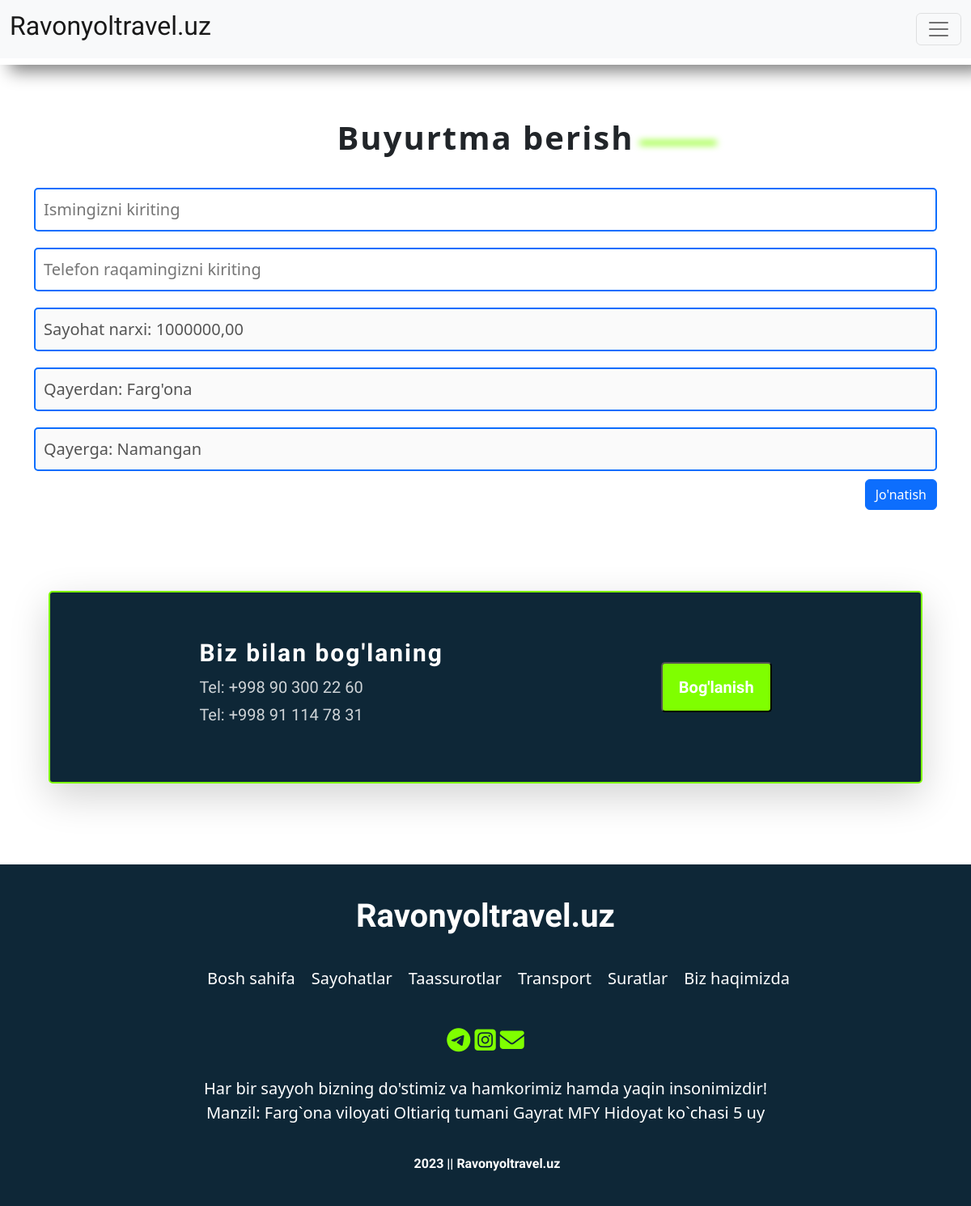
Page /new-order/14 (signed in) on the committed database.
### mainapp/models.py (models this page shows)
class Travel(models.Model):
    qayerdan = models.CharField(max_length=50, verbose_name="Qayerdan:")
    qayerga = models.CharField(max_length=50, verbose_name="Qayerga:")
    picture = models.ImageField(blank=True, verbose_name="Rasmni joylang:")
    qisqa_mal = models.TextField(verbose_name="Qisqacha ma'lumot:")
    davomiyligi = models.CharField(max_length=20, verbose_name="Sayohat davomiyligi:")
    narxi = models.DecimalField(max_digits=50, decimal_places=2, verbose_name="Sayohat narxi")
    toliq_mal = RichTextField(verbose_name="To'liq ma'lumot:")
    def __str__(self):
        return f'Sayohat {self.id} - {self.qayerdan} - {self.qayerga}'
    class Meta:
        verbose_name = "Sayohat"
        verbose_name_plural = "Sayohatlar"

### mainapp/views.py (the view, shortened to what this page needs)
# urls.py: path('new-order/<int:pk>', make_new_order, name='modal'),
def make_new_order(request, pk):
    status = -1
    place = Travel.objects.get(pk=pk)
    user = get_or_create_user(request)
    order = Order.objects.filter(user=user).filter(place=place).first()
    if order is not None:
        status = 0
    context = {
        'object': place,
        'status': status
    }
    return render(request, 'modal.html', context)

### mainapp/views.py (called while the page is built)
def get_or_create_user(request):
    user = request.session.get('user')
    if not user:
        user = str(uuid4())
        request.session['user'] = user
    user, _ = User.objects.get_or_create(username=user)
    return user

### templates/modal.html (shortened to what this page needs)
{% extends "base.html" %}
{% block content %}
    <div class="container modal-div">
        <div class="title">
            {% if status == 1 %}
                <p class="text-center text-success h2">Buyurtma muaffaqiyatli qo'shildi!</p>
            {% elif status == 0 %}
                <p class="text-center text-danger h2">Siz allaqachon buyurtma qilgansiz!</p>
            {% else %}
                <h1>Buyurtma berish<span class="blur-line"></span></h1>
            {% endif %}
        </div>
        <form action="" method="post"> {% csrf_token %}
            <div class="modal-body">
                <div class="form">
                    <input type="text" name="name" placeholder="Ismingizni kiriting" required autocomplete="off"
                           id="name">
                    <input type="number" name="phone_number" placeholder="Telefon raqamingizni kiriting" required
                           autocomplete="off" id="number">
                    <input type="text" name="number" placeholder="Sayohat narxi"
                           value="Sayohat narxi: {{ object.narxi }}" disabled readonly>
                    <input type="text" name="qayerdan" value="Qayerdan: {{ object.qayerdan }}" id="qayerdan" disabled
                           readonly>
                    <input type="text" name="qayerga" value="Qayerga: {{ object.qayerga }}" id="qayerga" disabled
                           readonly>
                </div>
            </div>
            <div class="modal-footer">
                <button type="submit" class="btn btn-primary ml-2" value="" id="btn">Jo'natish</button>
            </div>
        </form>
    </div>
{% endblock content %}

### static/css/shared.css (style rules this page uses)
body { font-family: 'Exo 2',sans-serif; }
.modal-div { padding-top: 150px; }
.modal-div .form input { padding: 10px !important; }
.title h1 { text-align: center; font-size: 2.5rem; font-weight:600; letter-spacing: 2px; line-height: 1; position: relative; margin-bottom: 2rem; width: 100%; }
.blur-line { display: inline-block; margin-left: 0.375rem; margin-right: 0.375rem; width: 6rem; height: 0.3rem; background-color: chartreuse; filter: blur(4px); border-radius: 4px; position: absolute; top:1.5rem; }
.form { display: flex; flex-direction: column; }
.form input { margin: 10px 0; padding: 10px 5px; border-radius: 5px; font-size: 20px; outline: none; border: 2px solid #0d6efd; transition: all 0.5s; }

### rows in the picture
Travel: number "Sayohat narxi: 1000000,00", qayerdan "Qayerdan: Farg'ona", qayerga "Qayerga: Namangan"
